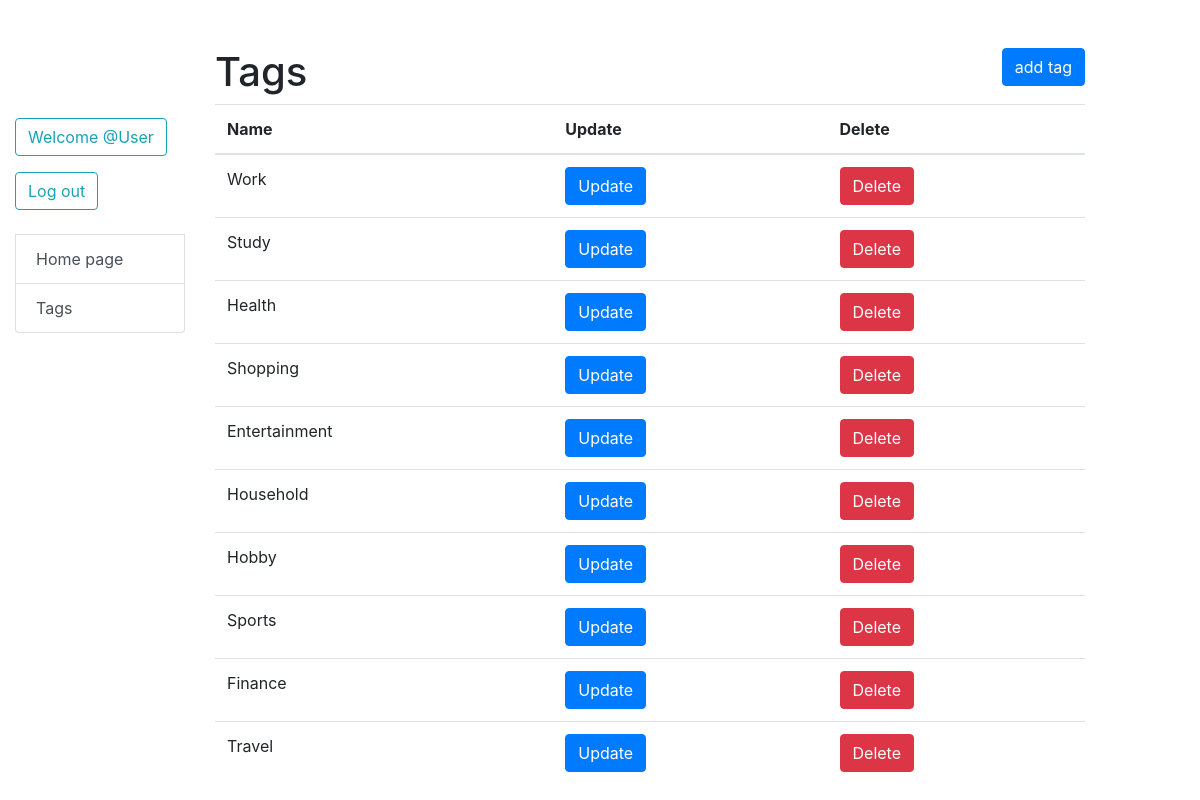
/tag/list/ (signed in), run on the app's committed database.
### todo/models.py (models this page shows, shortened)
class Tag(models.Model):
    name = models.CharField(max_length=50)

### todo/views.py (the view)
# urls.py: path("tag/list/", tag_list, name="tag_list"),
def tag_list(request: HttpRequest) -> HttpResponse:
    tags = Tag.objects.all()
    return render(request, "todo/tag_list.html", {"tags": tags})

### templates/todo/tag_list.html (shortened to what this page needs)
{% extends "_base.html" %}
{% block content %}
    <h1>Tags
      <a href="{% url 'todo:add_tag' %}" class="btn btn-primary add-tag" title="Add New Tag">add tag</a>
    </h1>
    <table class="table">
      <thead>
          <tr>
              <th >Name</th>
              <th>Update</th>
              <th>Delete</th>
          </tr>
      </thead>
      <tbody>
          {% for tag in tags %}
          <tr>
              <td>{{ tag.name }}</td>
              <td><a href="{% url 'todo:update_tag' pk=tag.id %}" class="btn btn-primary">Update</a></td>
              <td><a href="{% url 'todo:delete_tag' pk=tag.id %}" class="btn btn-danger">Delete</a></td>
          </tr>
          {% endfor %}
      </tbody>
    </table>
{% endblock %}

### templates/includes/sidebar.html (shortened to what this page needs)
<ul class="list-group sidebar">
  {% if user.is_authenticated %}
    <form action="{% url 'logout' %}" method="post">
      <p class="user-name btn btn-outline-info my-2 my-sm-0 mb-2" style="margin-right: 10px;">
         Welcome  @{{ user.username|capfirst }}
      </p>
      <button type="submit" class="btn btn-outline-info my-2 my-sm-0">Log out</button>
    </form>
    {% else %}
      <div class="auth">
        <a href="{% url 'login' %}" class="login btn btn-outline-info my-2 my-sm-0 btn-lg" style="float: right;">Sign in</a>
      </div>
  {% endif %}
  <br>
  <li class="list-group-item"><a href="{% url 'todo:index' %}" class="list-group-item-action">Home page</a></li>
  <li class="list-group-item"><a href="{% url 'todo:tag_list' %}" class="list-group-item-action">Tags</a></li>
</ul>

### static/css/styles.css (style rules this page uses)
.add-tag { float:right; }

### data on the page
Tag: name "Work"
Tag: name "Study"
Tag: name "Health"
Tag: name "Shopping"
Tag: name "Entertainment"
Tag: name "Household"
Tag: name "Hobby"
Tag: name "Sports"
Tag: name "Finance"
Tag: name "Travel"

### other printed values
{{ user.username|capfirst }} "User"
